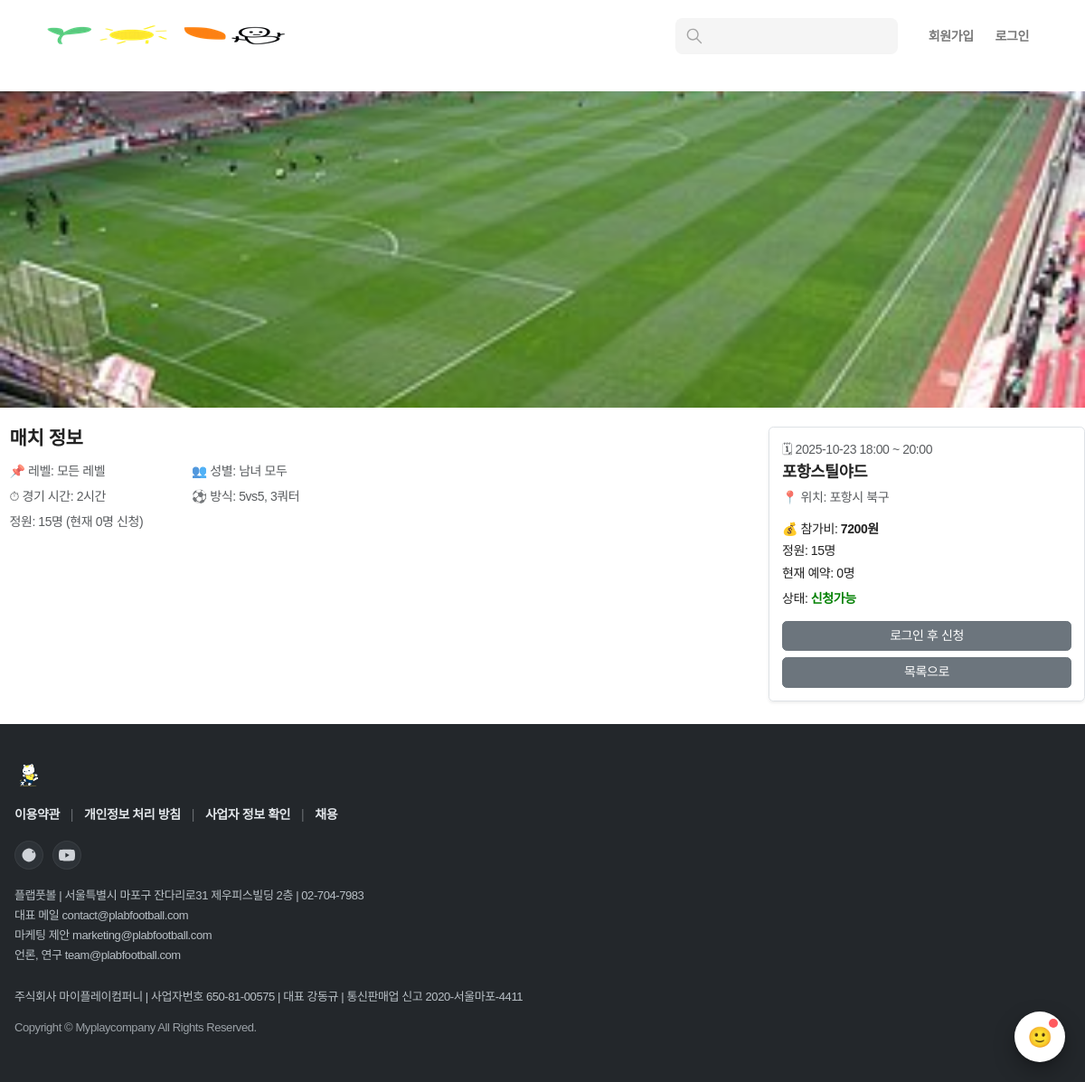
/stadium/156, run on the app's committed database.
### setting/models.py (models this page shows)
class Stadium(db.Model):
    __tablename__ = "stadium"
    stadium_id = db.Column(db.Integer, primary_key=True)
    name = db.Column(db.String(200), nullable=False)
    location = db.Column(db.String(200), nullable=False)
    photo = db.Column(db.String(300))
    headcount = db.Column(db.Integer, nullable=False)
    entry_fee = db.Column(db.Integer, nullable=False)
    stadium_match = db.relationship("StadiumMatch", back_populates="stadium")

class MatchTime(db.Model):
    __tablename__     = "matchtime"
    matchtime_id      = db.Column(db.Integer, primary_key=True)
    start_time        = db.Column(db.DateTime, nullable=False)
    end_time          = db.Column(db.DateTime, nullable=False)
    stadium_match     = db.relationship("StadiumMatch", back_populates="matchtime")

### setting/views/stadium.py (the view)
@bp.route("/<int:match_id>", methods=["GET"])
def match_detail(match_id):
    match = StadiumMatch.query.get_or_404(match_id)
    reserved = len(match.user_matches)
    capacity = match.stadium.headcount
    status = "신청가능"
    if reserved >= capacity / 3 * 2 and reserved < capacity:
        status = "마감임박"
    elif reserved == capacity:
        status = "신청마감"
    if g.user:
        if any(um.user_id == g.user.user_id for um in match.user_matches):
            status = "신청완료"
    return render_template(
        "stadium/stadium_detail.html",
        match=match,
        stadium=match.stadium,
        reserved=reserved,
        capacity=capacity,
        status=status
    )

### setting/views/auth.py (called while the page is built)
@bp.before_app_request
def load_logged_in_user():
    user_id = session.get('user_id')
    if user_id is None:
        g.user = None
    else:
        g.user = User.query.get(int(user_id))

### setting/templates/stadium/stadium_detail.html
{%extends 'base.html' %}
{% block content %}
<div class="container-fluid p-0 " style="min-height: 700px">
  <div class="stadium-photo-wrapper my-4">
    <img src="{{ url_for('static', filename=stadium.photo) }}"
         alt="{{ stadium.name }} 사진"
         class="stadium-photo">
  </div>
  <div class="container my-4 position-relative">
    <div class="row">
      <div class="col-md-7 mb-3">
        <h4 class="fw-bold mb-3">매치 정보</h4>
        <div class="row text-muted">
          <div class="col-6 mb-2">📌 레벨: 모든 레벨</div>
          <div class="col-6 mb-2">👥 성별: 남녀 모두</div>
          <div class="col-6 mb-2">⏱ 경기 시간: 2시간</div>
          <div class="col-6 mb-2">⚽ 방식: 5vs5, 3쿼터</div>
          <div class="col-12 mb-2">정원: {{ capacity }}명 (현재 {{ reserved }}명 신청)</div>
        </div>
      </div>
    </div>
    <div class="match-card-wrapper">
      <div class="border p-3 rounded shadow-sm match-card">
        <p class="mb-1 text-muted">🗓 {{ match.matchtime.start_time.strftime("%Y-%m-%d %H:%M") }} ~
          {{ match.matchtime.end_time.strftime("%H:%M") }}</p>
        <h5 class="fw-bold">{{ match.stadium.name }}</h5>
        <p class="text-muted">📍 위치: {{ match.stadium.location }}</p>
        <p class="mb-1">💰 참가비: <strong>{{ match.stadium.entry_fee }}원</strong></p>
        <p class="mb-1">정원: {{ capacity }}명</p>
        <p class="mb-2">현재 예약: {{ reserved }}명</p>
        <p>
          상태:
          <span class="fw-bold" style="color: {{ 'red' if status == '마감임박' else 'green' }}">
            {{ status }}
          </span>
        </p>
        {% if status == '신청마감' %}
          <button type="button" class="btn mb-2 badge bg-danger w-100 py-2" disabled>모집마감</button>
        {% else %}
          {% if g.user %}
            {% set already_applied = match.user_matches|selectattr("user_id", "equalto", g.user.user_id)|list %}
            {% if already_applied %}
              <button type="button" class="btn btn-secondary w-100 mb-2" disabled>신청완료</button>
            {% else %}
                <a href="{{ url_for('order.order', order_id=match.id) }}">
                <button type="submit" class="btn btn-success w-100 mb-2">신청하기</button>
                </a>
            {% endif %}
          {% else %}
            <a href="{{ url_for('auth.login') }}" class="btn btn-secondary w-100 mb-2">로그인 후 신청</a>
          {% endif %}
        {% endif %}
        <a href="{{ url_for('stadium.get_matches') }}" class="btn btn-secondary w-100">목록으로</a>
      </div>
    </div>
  </div>
</div>
{% endblock %}

### setting/static/style.css (style rules this page uses)
* { margin: 0;padding: 0;box-sizing: border-box; }
a { text-decoration: none;color: #333;font-weight: bold; cursor: pointer;background: transparent; }
div { display: block }
html { line-height: normal;margin: 0;padding: 0;color: #141414;font-family:Pretendard Variable;font-weight: 400;letter-spacing: -0.03em;font-size: 14px; }
body { min-height: 100vh;display: flex;flex-direction: column;margin: 0; }
.stadium-photo-wrapper { width: 1200px; height: 350px; display: block;margin: 0 auto;border-radius: 10px; }
.stadium-photo { width: 100%;height: 100%;object-fit: cover; display: block; }
.match-card { width: 400px; margin-left: auto; margin-right: 0; }
.container-fluid { padding-right: 0; padding-left: 0; }
.match-card-wrapper { position: absolute;right: 0;top: 0; }
.match-card { width: 350px; margin-right: 0; }

### setting/static/mypage.css (style rules this page uses)
* { box-sizing: border-box; margin: 0; padding: 0; }
body { font-family: Pretendard, sans-serif; background: #fff; color: #222; line-height: 1.5; }
.container { display: flex; max-width: 1200px; margin: 30px auto; gap: 30px; }

### data on the page
Stadium: photo (picture), stadium.name "포항스틸야드", stadium.location "포항시 북구", stadium.entry_fee "7200"
MatchTime: matchtime.start_time "2025-10-23 18:00", matchtime.end_time "20:00"

### other printed values
{{ capacity }} "15"
{{ reserved }} "0"
{{ status }} "신청가능"
